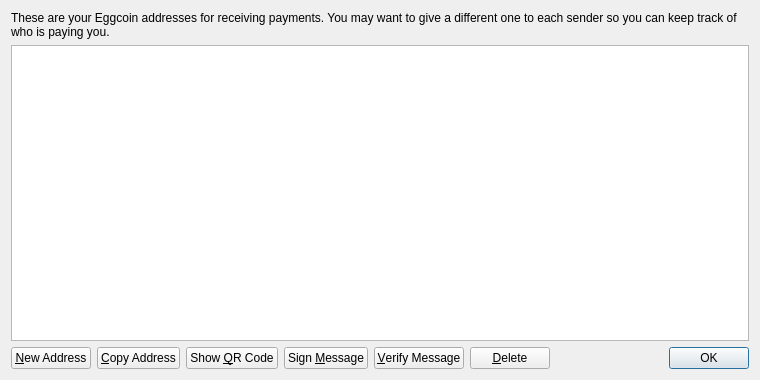
<?xml version="1.0" encoding="UTF-8"?>
<ui version="4.0">
 <class>AddressBookPage</class>
 <widget class="QWidget" name="AddressBookPage">
  <property name="geometry">
   <rect>
    <x>0</x>
    <y>0</y>
    <width>760</width>
    <height>380</height>
   </rect>
  </property>
  <property name="windowTitle">
   <string>Address Book</string>
  </property>
  <layout class="QVBoxLayout" name="verticalLayout">
   <item>
    <widget class="QLabel" name="labelExplanation">
     <property name="text">
      <string>These are your Eggcoin addresses for receiving payments. You may want to give a different one to each sender so you can keep track of who is paying you.</string>
     </property>
     <property name="textFormat">
      <enum>Qt::PlainText</enum>
     </property>
     <property name="wordWrap">
      <bool>true</bool>
     </property>
    </widget>
   </item>
   <item>
    <widget class="QTableView" name="tableView">
     <property name="contextMenuPolicy">
      <enum>Qt::CustomContextMenu</enum>
     </property>
     <property name="toolTip">
      <string>Double-click to edit address or label</string>
     </property>
     <property name="tabKeyNavigation">
      <bool>false</bool>
     </property>
     <property name="selectionMode">
      <enum>QAbstractItemView::SingleSelection</enum>
     </property>
     <property name="selectionBehavior">
      <enum>QAbstractItemView::SelectRows</enum>
     </property>
     <property name="sortingEnabled">
      <bool>true</bool>
     </property>
     <attribute name="verticalHeaderVisible">
      <bool>false</bool>
     </attribute>
    </widget>
   </item>
   <item>
    <layout class="QHBoxLayout" name="horizontalLayout">
     <item>
      <widget class="QPushButton" name="newAddressButton">
       <property name="toolTip">
        <string>Create a new address</string>
       </property>
       <property name="text">
        <string>&amp;New Address</string>
       </property>
      </widget>
     </item>
     <item>
      <widget class="QPushButton" name="copyToClipboard">
       <property name="toolTip">
        <string>Copy the currently selected address to the system clipboard</string>
       </property>
       <property name="text">
        <string>&amp;Copy Address</string>
       </property>
      </widget>
     </item>
     <item>
      <widget class="QPushButton" name="showQRCode">
       <property name="text">
        <string>Show &amp;QR Code</string>
       </property>
      </widget>
     </item>
     <item>
      <widget class="QPushButton" name="signMessage">
       <property name="toolTip">
        <string>Sign a message to prove you own a Eggcoin address</string>
       </property>
       <property name="text">
        <string>Sign &amp;Message</string>
       </property>
      </widget>
     </item>
     <item>
      <widget class="QPushButton" name="verifyMessage">
       <property name="toolTip">
        <string>Verify a message to ensure it was signed with a specified Eggcoin address</string>
       </property>
       <property name="text">
        <string>&amp;Verify Message</string>
       </property>
      </widget>
     </item>
     <item>
      <widget class="QPushButton" name="deleteButton">
       <property name="toolTip">
        <string>Delete the currently selected address from the list</string>
       </property>
       <property name="text">
        <string>&amp;Delete</string>
       </property>
      </widget>
     </item>
     <item>
      <spacer name="horizontalSpacer">
       <property name="orientation">
        <enum>Qt::Horizontal</enum>
       </property>
       <property name="sizeHint" stdset="0">
        <size>
         <width>40</width>
         <height>20</height>
        </size>
       </property>
      </spacer>
     </item>
     <item>
      <widget class="QDialogButtonBox" name="buttonBox">
       <property name="sizePolicy">
        <sizepolicy hsizetype="Maximum" vsizetype="Fixed">
         <horstretch>0</horstretch>
         <verstretch>0</verstretch>
        </sizepolicy>
       </property>
       <property name="standardButtons">
        <set>QDialogButtonBox::Ok</set>
       </property>
      </widget>
     </item>
    </layout>
   </item>
  </layout>
 </widget>
 <resources>
  <include location="../bitcoin.qrc"/>
 </resources>
 <connections/>
</ui>
